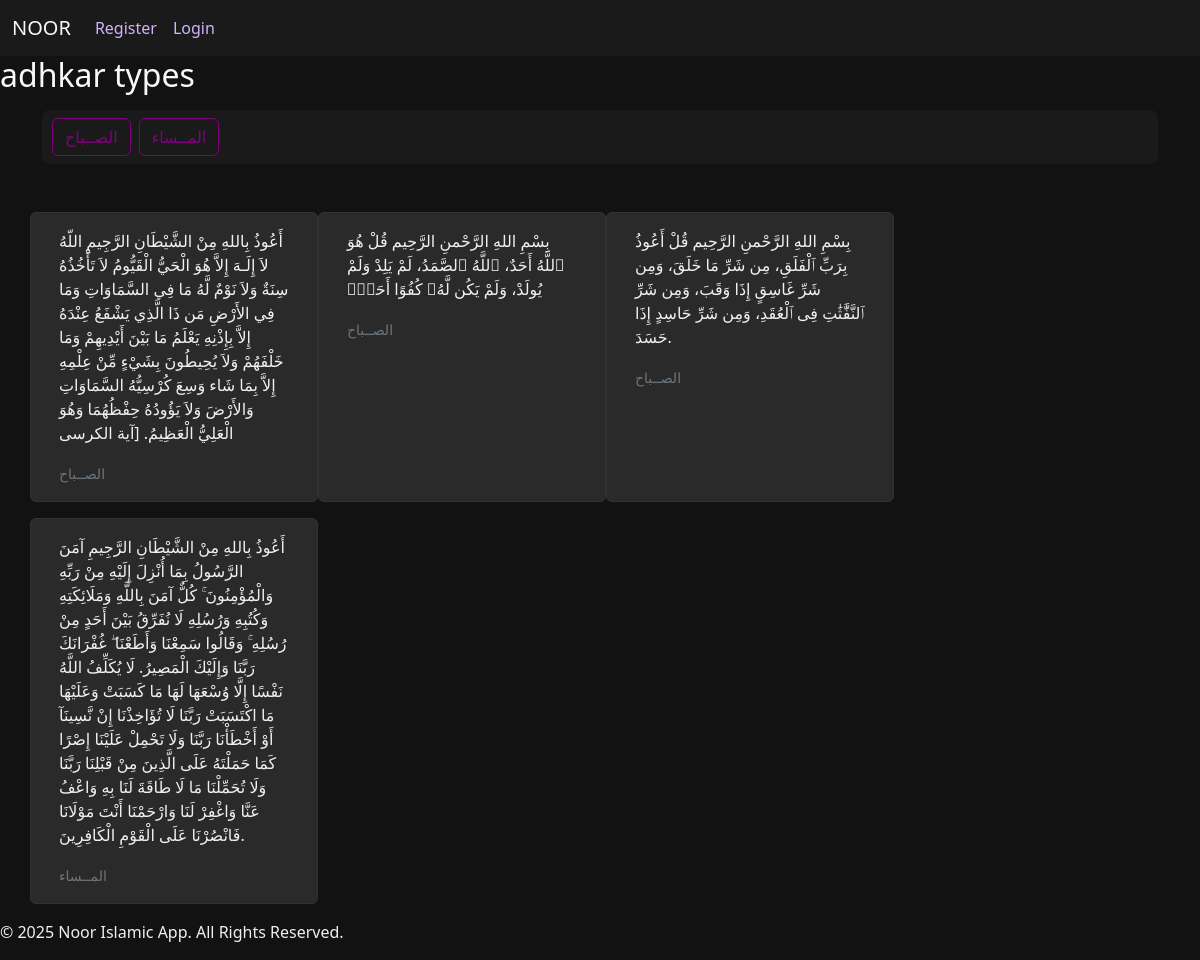
The app's page /index/ with its own data.
### core/models.py (models this page shows, shortened)
class Type(models.Model) :
    name = models.CharField(max_length=255 , unique=True)

class Adhkar(models.Model) :
    text = models.TextField()
    type = models.ForeignKey(Type, on_delete=models.PROTECT , related_name="adkar")

### core/views.py (the view)
# urls.py: path("index/", views.index, name="index"),
def index(request) :
    types = Type.objects.all()
    adhkar = Adhkar.objects.all()
    return render(request, "index.html", {"adhkar":adhkar,"types":types})

### core/templates/index.html
{% extends 'base.html' %}
{% block content %}
    <h2 class="text-light">adhkar types</h2>
   <div class="container mt-3">
      <div class="d-flex overflow-auto flex-nowrap py-2" style="background-color: #1a1a1a; padding: 10px; border-radius: 8px;">
        {% for type in types %}
          <a href="{% url 'dheker_by_type' type.id %}" class="btn flex-shrink-0 me-2"
             style="border: 1px solid #800080; color: #800080; background-color: transparent;">
            {{ type.name }}
          </a>
        {% endfor %}
      </div>
   </div>
    <div class="container mt-5" style="margin-left: 30px;">
      <div class="row">
        {% for i in adhkar %}
        <div class="card mb-3" style="width: 18rem; background-color: #2a2a2a; color: #f0f0f0;">
          <div class="card-body">
            <p class="card-text">{{i.text}}</p>
            <small class="card-link text-secondary">{{i.type.name}}</small>
          </div>
       </div>
       {% endfor %}
      </div>
    </div>
{% endblock content %}

### core/templates/base.html (style rules this page uses)
body { background-color: #121212; color: #f0f0f0; }
.card { background-color: #1f1f1f; color: #f0f0f0; border: 1px solid #333; }

### records on screen
Type: name "الصــباح"
Type: name "المــساء"
Adhkar: text "أَعُوذُ بِاللهِ مِنْ الشَّيْطَانِ الرَّجِيمِ اللّهُ لاَ إِلَـهَ إِلاَّ هُوَ الْحَيُّ الْقَيُّومُ لاَ تَأْخُذُهُ سِنَةٌ وَلاَ نَوْمٌ لَّهُ مَا فِي السَّمَاوَاتِ وَمَا فِي الأَرْضِ مَن ذَا الَّذِي يَشْفَعُ عِنْدَهُ إِلاَّ بِإِذْنِهِ يَعْلَمُ مَا بَيْنَ أَيْدِيهِمْ وَمَا خَلْفَهُمْ وَلاَ يُحِيطُونَ بِشَيْءٍ مِّنْ عِلْمِهِ إِلاَّ بِمَا شَاء وَسِعَ كُرْسِيُّهُ السَّمَاوَاتِ وَالأَرْضَ وَلاَ يَؤُودُهُ حِفْظُهُمَا وَهُوَ الْعَلِيُّ الْعَظِيمُ. [آية الكرسى", type.name "الصــباح"
Adhkar: text "بِسْمِ اللهِ الرَّحْمنِ الرَّحِيم قُلْ هُوَ ٱللَّهُ أَحَدٌ، ٱللَّهُ ٱلصَّمَدُ، لَمْ يَلِدْ وَلَمْ يُولَدْ، وَلَمْ يَكُن لَّهُۥ كُفُوًا أَحَدٌۢ", type.name "الصــباح"
Adhkar: text "بِسْمِ اللهِ الرَّحْمنِ الرَّحِيم قُلْ أَعُوذُ بِرَبِّ ٱلْفَلَقِ، مِن شَرِّ مَا خَلَقَ، وَمِن شَرِّ غَاسِقٍ إِذَا وَقَبَ، وَمِن شَرِّ ٱلنَّفَّٰثَٰتِ فِى ٱلْعُقَدِ، وَمِن شَرِّ حَاسِدٍ إِذَا حَسَدَ.", type.name "الصــباح"
Adhkar: text "أَعُوذُ بِاللهِ مِنْ الشَّيْطَانِ الرَّجِيمِ آمَنَ الرَّسُولُ بِمَا أُنْزِلَ إِلَيْهِ مِنْ رَبِّهِ وَالْمُؤْمِنُونَ ۚ كُلٌّ آمَنَ بِاللَّهِ وَمَلَائِكَتِهِ وَكُتُبِهِ وَرُسُلِهِ لَا نُفَرِّقُ بَيْنَ أَحَدٍ مِنْ رُسُلِهِ ۚ وَقَالُوا سَمِعْنَا وَأَطَعْنَا ۖ غُفْرَانَكَ رَبَّنَا وَإِلَيْكَ الْمَصِيرُ. لَا يُكَلِّفُ اللَّهُ نَفْسًا إِلَّا وُسْعَهَا لَهَا مَا كَسَبَتْ وَعَلَيْهَا مَا اكْتَسَبَتْ رَبَّنَا لَا تُؤَاخِذْنَا إِنْ نَّسِينَآ أَوْ أَخْطَأْنَا رَبَّنَا وَلَا تَحْمِلْ عَلَيْنَا إِصْرًا كَمَا حَمَلْتَهُ عَلَى الَّذِينَ مِنْ قَبْلِنَا رَبَّنَا وَلَا تُحَمِّلْنَا مَا لَا طَاقَةَ لَنَا بِهِ وَاعْفُ عَنَّا وَاغْفِرْ لَنَا وَارْحَمْنَا أَنْتَ مَوْلَانَا فَانْصُرْنَا عَلَى الْقَوْمِ…", type.name "المــساء"
